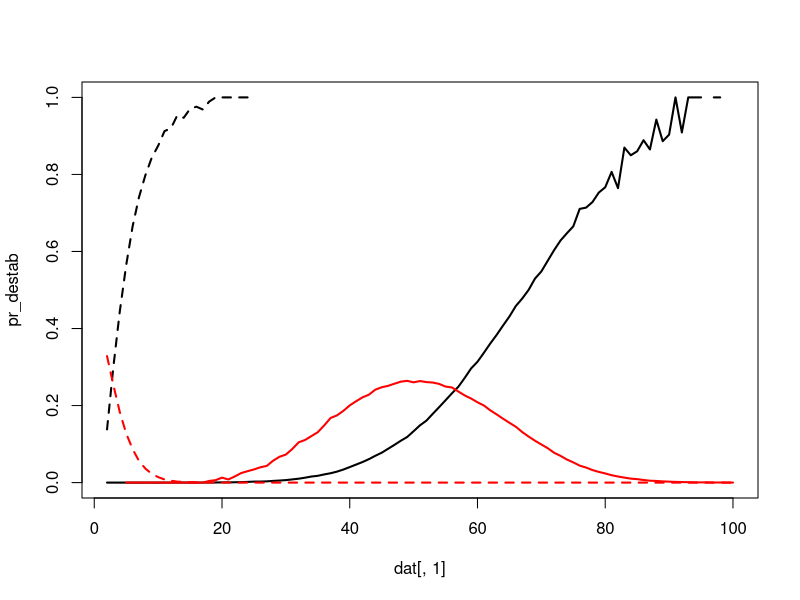
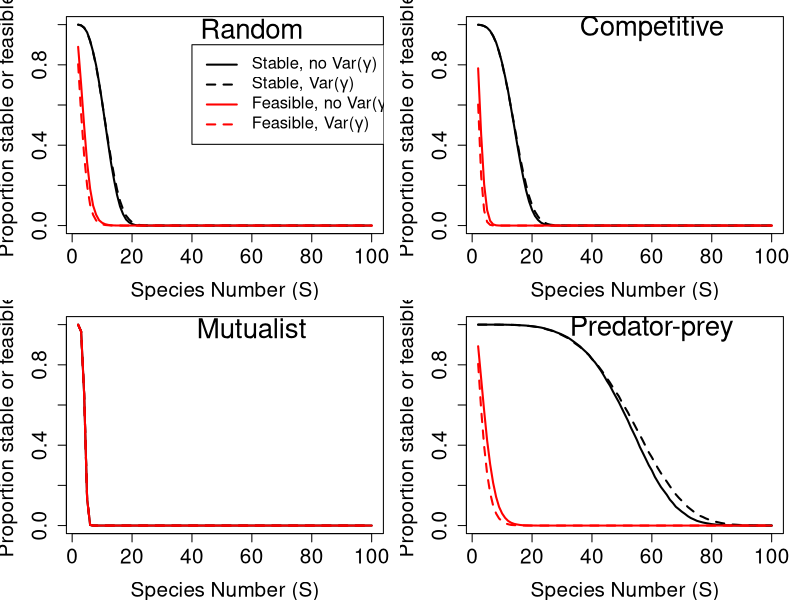
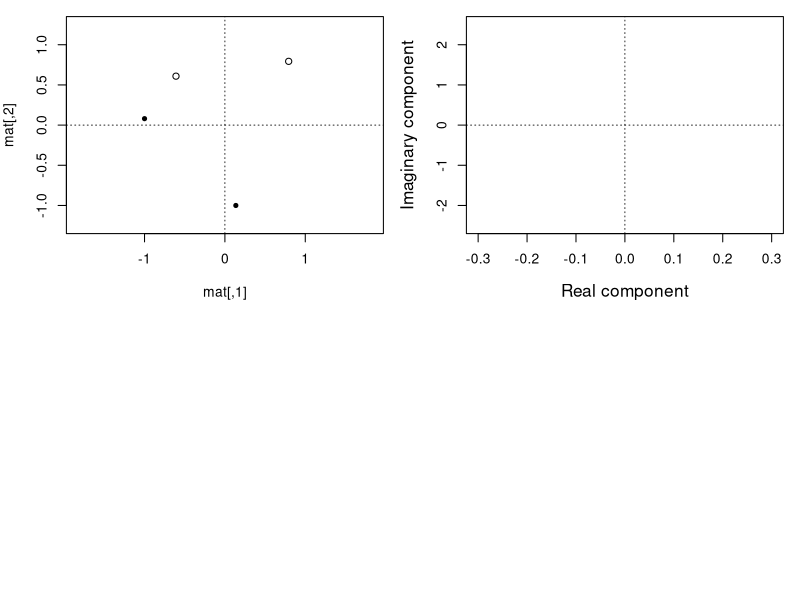

These figures' R source, in order: (Note: this script raises an error after producing the figures.)

plot_eigen_c <- function(eigen_list, xlim = c(-2000, 500), ylim = c(-800, 800)){
    coords1 <- expand.grid(real = xlim[1]:xlim[2], imag = ylim[1]:ylim[2]);
    coords2 <- expand.grid(real = xlim[1]:xlim[2], imag = ylim[1]:ylim[2]);
    heat1   <- rep(0, length = dim(coords1)[1]);
    heat2   <- rep(0, length = dim(coords2)[1]);
    el1     <- eigen_list$eig_1;
    el2     <- eigen_list$eig_2;
    for(i in 1:dim(coords1)[1]){
        rightRe1  <- el1[,1] == coords1[i,1];
        rightIm1  <- el1[,2] == coords1[i,2];
        heat1[i]  <- sum(rightRe1 == TRUE & rightIm1 == TRUE);
        rightRe2  <- el2[,1] == coords2[i,1];
        rightIm2  <- el2[,2] == coords2[i,2];
        heat2[i]  <- sum(rightRe2 == TRUE & rightIm2 == TRUE);
        if(i %% 5000 == 0){
            pct <- round((i / dim(coords1)[1]) * 100, digits = 2);
            print(paste(pct, "percent complete"));
        }
    }
    pl1 <- cbind(coords1, heat1);
    pl2 <- cbind(coords2, heat2);
    return(list(A1 = pl1, A2 = pl2));
}

eigen_cloud <- function(nn, iters, int_type = 0, rmx = 0.4, eps_max = 999){
    e_coord1 <- NULL;
    e_coord2 <- NULL;
    iter     <- iters;
    while(iter > 0){
        A1_dat   <- rnorm(n = nn * nn, mean = 0, sd = 0.4);
        A1       <- matrix(data = A1_dat, nrow = nn, ncol = nn);
        A1       <- species_interactions(mat = A1, type = int_type);
        diag(A1) <- -1;
        epsil    <- runif(n = nn, min = 1, max = eps_max);
        eps_dat  <- rep(x = epsil, times = nn);
        eps_mat  <- matrix(data = epsil, nrow = nn, ncol = nn, 
                          byrow = FALSE);
        avg_mat  <- matrix(data = mean(1:eps_max), nrow = nn, ncol = nn, 
                           byrow = FALSE);
        A2       <- A1 * eps_mat;
        A1       <- A1 * avg_mat;
        Re_A1    <- Re(eigen(A1)$values);
        Im_A1    <- Im(eigen(A1)$values);
        Re_A2    <- Re(eigen(A2)$values);
        Im_A2    <- Im(eigen(A2)$values);
        e_coord1 <- rbind(e_coord1, cbind(Re_A1, Im_A1));
        e_coord2 <- rbind(e_coord2, cbind(Re_A2, Im_A2));
        iter     <- iter - 1;
    }
    e_coord1 <- round(e_coord1);
    e_coord2 <- round(e_coord2);
    return(list(eig_1 = e_coord1, eig_2 = e_coord2));
}    
    
rand_gen_var <- function(max_sp, iters, int_type = 0, rmx = 0.4, eps_max = 999){
    tot_res <- NULL;
    fea_res <- NULL;
    nea_res <- NULL;
    for(i in 2:max_sp){
        nn             <- i;
        A1_stt         <- 0;
        A2_stt         <- 0;
        A1_fet         <- 0;
        A2_fet         <- 0;
        iter           <- iters;
        tot_res[[i-1]] <- matrix(data = 0, nrow = iter, ncol = 2);
        fea_res[[i-1]] <- matrix(data = 0, nrow = iter, ncol = 2);
        nea_res[[i-1]] <- matrix(data = 0, nrow = iter, ncol = 2);
        while(iter > 0){
            r_vec    <- rnorm(n = nn, mean = 0, sd = rmx);
            A1_dat   <- rnorm(n = nn * nn, mean = 0, sd = 0.4);
            A1       <- matrix(data = A1_dat, nrow = nn, ncol = nn);
            A1       <- species_interactions(mat = A1, type = int_type);
            diag(A1) <- -1;
            epsil    <- runif(n = nn, min = 1, max = eps_max);
            eps_dat  <- rep(x = epsil, times = nn);
            eps_mat  <- matrix(data = epsil, nrow = nn, ncol = nn, 
                               byrow = FALSE);
            avg_mat  <- matrix(data = mean(1:eps_max), nrow = nn, ncol = nn, 
                               byrow = FALSE);
            A2       <- A1 * eps_mat;
            A1       <- A1 * avg_mat;
            #r_vec    <- r_vec * epsil / 100;
            A1_stb   <- max(Re(eigen(A1)$values)) < 0;
            A2_stb   <- max(Re(eigen(A2)$values)) < 0;
            A1_fea   <- min(-1*solve(A1) %*% r_vec) > 0;
            A2_fea   <- min(-1*solve(A2) %*% r_vec) > 0;
            A1_nea   <- max(-1*solve(A1) %*% r_vec) < 0;
            A2_nea   <- max(-1*solve(A2) %*% r_vec) < 0;
            if(A1_stb == TRUE){
                tot_res[[i-1]][iter, 1] <- 1;
            }
            if(A2_stb == TRUE){
                tot_res[[i-1]][iter, 2] <- 1;
            }
            if(A1_fea == TRUE){
                fea_res[[i-1]][iter, 1] <- 1;
            }
            if(A2_fea == TRUE){
                fea_res[[i-1]][iter, 2] <- 1;
            }
            if(A1_nea == TRUE){
                nea_res[[i-1]][iter, 1] <- 1;
            }
            if(A2_nea == TRUE){
                nea_res[[i-1]][iter, 2] <- 1;
            }
            iter    <- iter - 1;
        }
        print(i);
    }
    all_res <- summarise_randmat(tot_res = tot_res, fea_res = fea_res, 
                                 nea_res = nea_res);
    return(all_res);
}


species_interactions <- function(mat, type = 0){
    if(type == 1){
        mat[mat > 0] <- -1*mat[mat > 0];
    }
    if(type == 2){
        mat[mat < 0] <- -1*mat[mat < 0];
    }
    if(type == 3){
        for(i in 1:dim(mat)[1]){
            for(j in 1:dim(mat)[2]){
                if(mat[i, j] * mat[j, i] > 0){
                    mat[j, i] <- -1 * mat[j, i];
                }
            }
        }
    }
    return(mat);
}


summarise_randmat <- function(tot_res, fea_res, nea_res){
    sims    <- length(tot_res);
    all_res <- matrix(data = 0, nrow = sims, ncol = 13);
    for(i in 1:sims){
        unstables <- tot_res[[i]][,1] == FALSE & tot_res[[i]][,2] == FALSE;
        stables   <- tot_res[[i]][,1] == TRUE  & tot_res[[i]][,2] == TRUE;
        unstabled <- tot_res[[i]][,1] == TRUE  & tot_res[[i]][,2] == FALSE;
        stabled   <- tot_res[[i]][,1] == FALSE & tot_res[[i]][,2] == TRUE;
        non_feas  <- fea_res[[i]][,1] == FALSE & fea_res[[i]][,2] == FALSE;
        feasibl   <- fea_res[[i]][,1] == TRUE  & fea_res[[i]][,2] == TRUE;
        unfeased  <- fea_res[[i]][,1] == TRUE  & fea_res[[i]][,2] == FALSE;
        feased    <- fea_res[[i]][,1] == FALSE & fea_res[[i]][,2] == TRUE;
        non_neas  <- nea_res[[i]][,1] == FALSE & nea_res[[i]][,2] == FALSE;
        neasibl   <- nea_res[[i]][,1] == TRUE  & nea_res[[i]][,2] == TRUE;
        unneased  <- nea_res[[i]][,1] == TRUE  & nea_res[[i]][,2] == FALSE;
        neased    <- nea_res[[i]][,1] == FALSE & nea_res[[i]][,2] == TRUE;
        all_res[i, 1]  <- i + 1;
        all_res[i, 2]  <- sum(unstables);
        all_res[i, 3]  <- sum(stables);
        all_res[i, 4]  <- sum(unstabled);
        all_res[i, 5]  <- sum(stabled);
        all_res[i, 6]  <- sum(non_feas);
        all_res[i, 7]  <- sum(feasibl);
        all_res[i, 8]  <- sum(unfeased);
        all_res[i, 9]  <- sum(feased);
        all_res[i, 10] <- sum(non_neas);
        all_res[i, 11] <- sum(neasibl);
        all_res[i, 12] <- sum(unneased);
        all_res[i, 13] <- sum(neased);
    }
    return(all_res);
}


# Get:
# (1) proportion stable made unstable
# (2) proportion unstable made stable
# (3) proportion feasible made infeasible
# (4) proportion infeasible made feasible


random      <- read.csv(file = "sim_results/random_community.csv");
competition <- read.csv(file = "sim_results/competitor_community.csv");
mutualism   <- read.csv(file = "sim_results/mutualist_community.csv");
pred_prey   <- read.csv(file = "sim_results/predator_prey_community.csv");



dat <- pred_prey;

pr_destab <- dat[,4] / (dat[,4] + dat[,3]);
pr_stabld <- dat[,5] / (dat[,5] + dat[,2]);
pr_defeas <- dat[,8] / (dat[,8] + dat[,7]);
pr_feased <- dat[,9] / (dat[,9] + dat[,6]);
Sp        <- dat[,1];

plot(dat[,1], pr_destab, type = "l", lwd = 2, ylim = c(0, 1));
points(dat[,1], pr_stabld, type = "l", lwd = 2, col = "red");
points(dat[,1], pr_defeas, type = "l", lwd = 2, col = "black", lty = "dashed");
points(dat[,1], pr_feased, type = "l", lwd = 2, col = "red", lty = "dashed");


pr_destab <- dat[,4] / (dat[,4] + dat[,3]);
pr_stabld <- dat[,5] / (dat[,5] + dat[,2]);
pr_defeas <- dat[,8] / (dat[,8] + dat[,7]);
pr_feased <- dat[,9] / (dat[,9] + dat[,6]);



# ==============================================================================
par(mfrow = c(2, 2), mar = c(4, 4, 1, 1));
# ==============================================================================
dat      <- random;
stab_nov <- dat[,3] + dat[,4];
stab_var <- dat[,3] + dat[,5];
feas_nov <- dat[,7] + dat[,8];
feas_var <- dat[,7] + dat[,9];
plot(x = Sp, y = stab_nov / 100000, type = "l", lwd = 2, ylim = c(0,1),
     cex.lab = 1.5, cex.axis = 1.5, xlab = "Species Number (S)",
     ylab = "Proportion stable or feasible");
points(x = Sp, y = stab_var / 100000, type = "l", lwd = 2, lty = "dashed");
points(x = Sp, y = feas_nov / 100000, type = "l", lwd = 2, col = "red");
points(x = Sp, y = feas_var / 100000, type = "l", lwd = 2, col = "red",
       lty = "dashed");
legend(x = 40, y = 0.9, col = c("black", "black", "red", "red"), cex = 1.2,
       legend = c(expression(paste("Stable, no Var(",gamma,")")),
                             expression(paste("Stable, Var(",gamma,")")),
                             expression(paste("Feasible, no Var(",gamma,")")),
                             expression(paste("Feasible, Var(",gamma,")"))),
       lty = c("solid", "dashed", "solid", "dashed"), lwd = 2);
text(x = 60, y = 0.98, labels = "Random", cex = 2);
# ==============================================================================
dat      <- competition;
stab_nov <- dat[,3] + dat[,4];
stab_var <- dat[,3] + dat[,5];
feas_nov <- dat[,7] + dat[,8];
feas_var <- dat[,7] + dat[,9];
plot(x = Sp, y = stab_nov / 100000, type = "l", lwd = 2, ylim = c(0,1),
     cex.lab = 1.5, cex.axis = 1.5, xlab = "Species Number (S)",
     ylab = "Proportion stable or feasible");
points(x = Sp, y = stab_var / 100000, type = "l", lwd = 2, lty = "dashed");
points(x = Sp, y = feas_nov / 100000, type = "l", lwd = 2, col = "red");
points(x = Sp, y = feas_var / 100000, type = "l", lwd = 2, col = "red",
       lty = "dashed");
text(x = 60, y = 0.98, labels = "Competitive", cex = 2);
# ==============================================================================
dat      <- mutualism;
stab_nov <- dat[,3] + dat[,4];
stab_var <- dat[,3] + dat[,5];
feas_nov <- dat[,7] + dat[,8];
feas_var <- dat[,7] + dat[,9];
plot(x = Sp, y = stab_nov / 100000, type = "l", lwd = 2, ylim = c(0,1),
     cex.lab = 1.5, cex.axis = 1.5, xlab = "Species Number (S)",
     ylab = "Proportion stable or feasible");
points(x = Sp, y = stab_var / 100000, type = "l", lwd = 2, lty = "dashed");
points(x = Sp, y = feas_nov / 100000, type = "l", lwd = 2, col = "red");
points(x = Sp, y = feas_var / 100000, type = "l", lwd = 2, col = "red",
       lty = "dashed");
text(x = 60, y = 0.98, labels = "Mutualist", cex = 2);
# ==============================================================================
dat      <- pred_prey;
stab_nov <- dat[,3] + dat[,4];
stab_var <- dat[,3] + dat[,5];
feas_nov <- dat[,7] + dat[,8];
feas_var <- dat[,7] + dat[,9];
plot(x = Sp, y = stab_nov / 100000, type = "l", lwd = 2, ylim = c(0,1),
     cex.lab = 1.5, cex.axis = 1.5, xlab = "Species Number (S)",
     ylab = "Proportion stable or feasible");
points(x = Sp, y = stab_var / 100000, type = "l", lwd = 2, lty = "dashed");
points(x = Sp, y = feas_nov / 100000, type = "l", lwd = 2, col = "red");
points(x = Sp, y = feas_var / 100000, type = "l", lwd = 2, col = "red",
       lty = "dashed");
text(x = 60, y = 0.98, labels = "Predator-prey", cex = 2);
# ==============================================================================





mat <- matrix(data = rnorm(n = 4, mean = 0, sd = 0.4), nrow = 2);
diag(mat) <- -1;
plot(mat, xlim = c(-0.5, 0.5), ylim = c(-1.25, 1.25), asp = 1, pch = 20)
points(Re(eigen(mat)$vector));
abline(h = 0, lty = "dotted", lwd = 0.8);
abline(v = 0, lty = "dotted", lwd = 0.8);






plot(x = 0, y = 0, type = "n", xlim = c(-0.3, 0.3), ylim = c(-2.5, 2.5),
     xlab = "Real component", ylab = "Imaginary component", cex.lab = 1.25);
abline(h = 0, lty = "dotted", lwd = 0.8);
abline(v = 0, lty = "dotted", lwd = 0.8);

iter     <- 10000;
while(iter > 0){
    mat1       <- matrix(data = rnorm(n = 16, mean = 0, sd = 0.4), nrow = 4);
    diag(mat1) <- -1;
    mat2       <- mat1;
    mat2[1,]   <- mat2[1,] * runif(n = 1, min = 1, max = 1000);
    mat1_e     <- eigen(mat1)$values;
    mat2_e     <- eigen(mat2)$values;
    stab1      <- max(Re(mat1_e)) < 0;
    stab2      <- max(Re(mat2_e)) < 0;
    if(stab1 == TRUE & stab2 == FALSE){
        arrows(x0 = Re(mat1_e), x1 = Re(mat2_e), y0 = Im(mat1_e), y1 = Im(mat2_e),
               length = 0.05, lwd = 2, col = "red");
        #break;
    }
    if(stab1 == FALSE & stab2 == TRUE){
        arrows(x0 = Re(mat1_e), x1 = Re(mat2_e), y0 = Im(mat1_e), y1 = Im(mat2_e),
               length = 0.05, lwd = 2, col = "blue");
        #break;
    }
    iter <- iter - 1;
}



get_rand_eigs <- function(int_type = 0, iter = 1000){
    nn             <- 20;
    eigres         <- matrix(data = 0, ncol = 82, nrow = iter);
    eigres[,1]     <- int_type;
    while(iter > 0){
        r_vec     <- runif(n = nn, min = 1, max = rmx);
        A1_dat    <- rnorm(n = nn * nn, mean = 0, sd = 0.4);
        A1        <- matrix(data = A1_dat, nrow = nn, ncol = nn);
        A1        <- species_interactions(mat = A1, type = int_type);
        diag(A1)  <- -1;
        epsil     <- runif(n = nn, min = 1, max = eps_max);
        eps_dat   <- rep(x = epsil, times = nn);
        eps_mat   <- matrix(data = epsil, nrow = nn, ncol = nn, 
                            byrow = FALSE);
        avg_mat   <- matrix(data = mean(1:eps_max), nrow = nn, ncol = nn, 
                            byrow = FALSE);
        A2        <- A1 * eps_mat;
        A1        <- A1 * avg_mat;
        mat1_e    <- eigen(A1)$values;
        mat2_e    <- eigen(A2)$values;
        real_mat1 <- Re(mat1_e);
        imag_mat1 <- Im(mat1_e);
        real_mat2 <- Re(mat2_e);
        imag_mat2 <- Im(mat2_e);
        stab1     <- max(real_mat1) < 0;
        stab2     <- max(real_mat2) < 0;
        if(stab1 == FALSE & stab2 == FALSE){
            eigres[iter,2] <- 1;
        }
        if(stab1 == TRUE & stab2 == TRUE){
            eigres[iter,2] <- 2;
        }
        if(stab1 == TRUE & stab2 == FALSE){
            eigres[iter,2] <- 3;
        }
        if(stab1 == FALSE & stab2 == TRUE){
            eigres[iter,2] <- 4;
        }
        eigres[iter,3:22]  <- real_mat1;
        eigres[iter,23:42] <- imag_mat1;
        eigres[iter,43:62] <- real_mat2;
        eigres[iter,63:82] <- imag_mat2;
        iter    <- iter - 1;
    }
    return(eigres);
}

plot_eig_set <- function(eigres){
    par(mfrow = c(2,2), mar = c(5, 5, 1, 1));
    x0 <- min(cbind(eigres[,3:22], eigres[,43:62]));
    x1 <- max(cbind(eigres[,3:22], eigres[,43:62]));
    plot(x = 0, y = 0, type = "n", xlim = c(x0, x1), ylim = c(-1500, 1500),
         xlab = "Real component", ylab = "Imaginary component", cex.lab = 1.25);
    abline(h = 0, lty = "dotted", lwd = 0.8);
    abline(v = 0, lty = "dotted", lwd = 0.8);
    if(1 %in% eigres[,2]){
        row <- which(eigres[,2] == 1)[1];
        m1r <- eigres[row,3:22];
        m1i <- eigres[row,23:42];
        m2r <- eigres[row,43:62];
        m2i <- eigres[row,63:82];
        points(x = m1r, y = m1i, pch = 20, cex = 1.5, col = "black");
        points(x = m2r, y = m2i, pch = 20, cex = 1.5, col = "red");
    }
    text(x = x0 + (x1 - x0)*0.2, y = 1500, "Unstable", cex = 1.5);
    plot(x = 0, y = 0, type = "n", xlim = c(x0, x1), ylim = c(-1500, 1500),
         xlab = "Real component", ylab = "Imaginary component", cex.lab = 1.25);
    abline(h = 0, lty = "dotted", lwd = 0.8);
    abline(v = 0, lty = "dotted", lwd = 0.8);
    if(2 %in% eigres[,2]){
        row <- which(eigres[,2] == 2)[1];
        m1r <- eigres[row,3:22];
        m1i <- eigres[row,23:42];
        m2r <- eigres[row,43:62];
        m2i <- eigres[row,63:82];
        points(x = m1r, y = m1i, pch = 20, cex = 1.5, col = "black");
        points(x = m2r, y = m2i, pch = 20, cex = 1.5, col = "red");
    }
    text(x = x0 + (x1 - x0)*0.2, y = 1500, "Stable", cex = 1.5);
    plot(x = 0, y = 0, type = "n", xlim = c(x0, x1), ylim = c(-1500, 1500),
         xlab = "Real component", ylab = "Imaginary component", cex.lab = 1.25);
    abline(h = 0, lty = "dotted", lwd = 0.8);
    abline(v = 0, lty = "dotted", lwd = 0.8);
    if(3 %in% eigres[,2]){
        row <- which(eigres[,2] == 3)[1];
        m1r <- eigres[row,3:22];
        m1i <- eigres[row,23:42];
        m2r <- eigres[row,43:62];
        m2i <- eigres[row,63:82];
        points(x = m1r, y = m1i, pch = 20, cex = 1.5, col = "black");
        points(x = m2r, y = m2i, pch = 20, cex = 1.5, col = "red");
    }
    text(x = x0 + (x1 - x0)*0.2, y = 1500, "Destabilised", cex = 1.5);
    plot(x = 0, y = 0, type = "n", xlim =c(x0, x1), ylim = c(-1500, 1500),
         xlab = "Real component", ylab = "Imaginary component", cex.lab = 1.25);
    abline(h = 0, lty = "dotted", lwd = 0.8);
    abline(v = 0, lty = "dotted", lwd = 0.8);
    if(4 %in% eigres[,2]){
        row <- which(eigres[,2] == 4)[1];
        m1r <- eigres[row,3:22];
        m1i <- eigres[row,23:42];
        m2r <- eigres[row,43:62];
        m2i <- eigres[row,63:82];
        points(x = m1r, y = m1i, pch = 20, cex = 1.5, col = "black");
        points(x = m2r, y = m2i, pch = 20, cex = 1.5, col = "red");
    }
    text(x = x0 + (x1 - x0)*0.2, y = 1500, "Stabilised", cex = 1.5);
}

get_rand_feas <- function(int_type = 0, iter = 1000){
    nn             <- 20;
    eigres         <- matrix(data = 0, ncol = 42, nrow = iter);
    eigres[,1]     <- int_type;
    while(iter > 0){
        r_vec     <- runif(n = nn, min = 1, max = rmx);
        A1_dat    <- rnorm(n = nn * nn, mean = 0, sd = 0.4);
        A1        <- matrix(data = A1_dat, nrow = nn, ncol = nn);
        A1        <- species_interactions(mat = A1, type = int_type);
        diag(A1)  <- -1;
        avg_mat   <- matrix(data = mean(1:eps_max), nrow = nn, ncol = nn, 
                            byrow = FALSE);
        A1        <- A1 * avg_mat;
        mat1_e    <- eigen(A1)$values;
        real_mat1 <- Re(mat1_e);
        imag_mat1 <- Im(mat1_e);
        stab1     <- max(real_mat1) < 0;
        A1_fea    <- min(-1*solve(A1) %*% r_vec) > 0;
        if(stab1 == TRUE & A1_fea == FALSE){
            eigres[iter,2] <- 1;
        }
        if(stab1 == TRUE & A1_fea == TRUE){
            eigres[iter,2] <- 2;
        }
        eigres[iter,3:22]  <- real_mat1;
        eigres[iter,23:42] <- imag_mat1;
        iter    <- iter - 1;
    }
    return(eigres);
}


plot_feas_set <- function(eigres){
    par(mfrow = c(1,2), mar = c(5, 5, 1, 1));
    x0 <- min(eigres[,3:22]);
    x1 <- max(eigres[,3:22]);
    plot(x = 0, y = 0, type = "n", xlim = c(x0, x1), ylim = c(-1500, 1500),
         xlab = "Real component", ylab = "Imaginary component", cex.lab = 1.25);
    abline(h = 0, lty = "dotted", lwd = 0.8);
    abline(v = 0, lty = "dotted", lwd = 0.8);
    if(1 %in% eigres[,2]){
        row <- which(eigres[,2] == 1)[1];
        m1r <- eigres[row,3:22];
        m1i <- eigres[row,23:42];
        points(x = m1r, y = m1i, pch = 20, cex = 1.5, col = "black");
    }
    text(x = x0 + (x1 - x0)*0.2, y = 1500, "Stable", cex = 1.5);
    plot(x = 0, y = 0, type = "n", xlim = c(x0, x1), ylim = c(-1500, 1500),
         xlab = "Real component", ylab = "Imaginary component", cex.lab = 1.25);
    abline(h = 0, lty = "dotted", lwd = 0.8);
    abline(v = 0, lty = "dotted", lwd = 0.8);
    if(2 %in% eigres[,2]){
        row <- which(eigres[,2] == 2)[1];
        m1r <- eigres[row,3:22];
        m1i <- eigres[row,23:42];
        points(x = m1r, y = m1i, pch = 20, cex = 1.5, col = "black");
    }
    text(x = x0 + (x1 - x0)*0.2, y = 1500, "Feasible", cex = 1.5);
}


eres <- get_rand_eigs(int_type = 0, iter = 10000);
plot_eig_set(eres);






get_var_change <- function(int_type = 0, iter = 1000){
    m_changes      <- NULL;
    nn             <- 20;
    eigres         <- matrix(data = 0, ncol = 82, nrow = iter);
    eigtests       <- matrix(data = 0, nrow = iter, ncol = 21);
    eigres[,1]     <- int_type;
    while(iter > 0){
        r_vec     <- runif(n = nn, min = 1, max = rmx);
        A1_dat    <- rnorm(n = nn * nn, mean = 0, sd = 0.4);
        A1        <- matrix(data = A1_dat, nrow = nn, ncol = nn);
        A1        <- species_interactions(mat = A1, type = int_type);
        diag(A1)  <- -1;
        epsil     <- runif(n = nn, min = 1, max = eps_max);
        eps_dat   <- rep(x = epsil, times = nn);
        eps_mat   <- matrix(data = epsil, nrow = nn, ncol = nn, 
                            byrow = FALSE);
        avg_mat   <- matrix(data = mean(1:eps_max), nrow = nn, ncol = nn, 
                            byrow = FALSE);
        A2        <- A1 * eps_mat;
        A1        <- A1 * avg_mat;
        mat1_e    <- eigen(A1)$values;
        mat2_e    <- eigen(A2)$values;
        real_mat1 <- Re(mat1_e);
        imag_mat1 <- Im(mat1_e);
        real_mat2 <- Re(mat2_e);
        imag_mat2 <- Im(mat2_e);
        stab1     <- max(real_mat1) < 0;
        stab2     <- max(real_mat2) < 0;
        mchange   <- solve(t(A1) %*% A1) %*% t(A1) %*% A2;
        m_changes[[iter]] <- mchange;
        if(stab1 == FALSE & stab2 == FALSE){
            eigres[iter,2]    <- 1;
            eigtests[iter,1]  <- 1;
        }
        if(stab1 == TRUE & stab2 == TRUE){
            eigres[iter,2] <- 2;
            eigtests[iter,1]  <- 2;
        }
        if(stab1 == TRUE & stab2 == FALSE){
            eigres[iter,2] <- 3;
            eigtests[iter,1]  <- 3;
        }
        if(stab1 == FALSE & stab2 == TRUE){
            eigres[iter,2] <- 4;
            eigtests[iter,1]  <- 4;
        }
        eigtests[iter,2:21] <- eigen(mchange)$values;
        eigres[iter,3:22]   <- real_mat1;
        eigres[iter,23:42]  <- imag_mat1;
        eigres[iter,43:62]  <- real_mat2;
        eigres[iter,63:82]  <- imag_mat2;
        iter    <- iter - 1;
    }
    return(list(eigres = eigres, mchanges = m_changes, eigtests = eigtests));
}

plot_var_change <- function(dat){
    eigres   <- dat$eigres;
    mchanges <- dat$mchanges;
    par(mfrow = c(2,2), mar = c(2, 2, 1, 1));
    if(1 %in% eigres[,2]){
        use_it <- which(eigres[,2] == 1)[1];
        plot(mchanges[[use_it]], xlab = "", ylab = "");
        abline(h = 0, lty = "dotted", lwd = 0.8);
        abline(v = 0, lty = "dotted", lwd = 0.8);
    }
    if(2 %in% eigres[,2]){
        use_it <- which(eigres[,2] == 2)[1];
        plot(mchanges[[use_it]], xlab = "", ylab = "");
        abline(h = 0, lty = "dotted", lwd = 0.8);
        abline(v = 0, lty = "dotted", lwd = 0.8);
    }
    if(3 %in% eigres[,2]){
        use_it <- which(eigres[,2] == 3)[1];
        plot(mchanges[[use_it]], xlab = "", ylab = "");
        abline(h = 0, lty = "dotted", lwd = 0.8);
        abline(v = 0, lty = "dotted", lwd = 0.8);
    }
    if(4 %in% eigres[,2]){
        use_it <- which(eigres[,2] == 4)[1];
        plot(mchanges[[use_it]], xlab = "", ylab = "");
        abline(h = 0, lty = "dotted", lwd = 0.8);
        abline(v = 0, lty = "dotted", lwd = 0.8);
    }
}












dat      <- random;


Sp       <- dat[,1];
stab_nov <- dat[,3]  + dat[,4];
stab_var <- dat[,3]  + dat[,5];
feas_nov <- dat[,7]  + dat[,8];
feas_var <- dat[,7]  + dat[,9];
#neas_nov <- dat[,11] + dat[,12];
#neas_var <- dat[,11]  + dat[,13];
plot(x = Sp, y = stab_nov / 100000, type = "l", lwd = 2, ylim = c(0,0.2),
     cex.lab = 1.5, cex.axis = 1.5, xlab = "Species Number (S)",
     ylab = "Proportion stable or feasible");
points(x = Sp, y = stab_var / 100000, type = "l", lwd = 2, lty = "dashed");
points(x = Sp, y = feas_nov / 100000, type = "l", lwd = 2, col = "red");
points(x = Sp, y = feas_var / 100000, type = "l", lwd = 2, col = "red",
       lty = "dashed");
#points(x = Sp, y = neas_nov / 100000, type = "l", lwd = 2, col = "blue");
#points(x = Sp, y = neas_var / 100000, type = "l", lwd = 2, col = "blue",
#       lty = "dashed");
legend(x = 40, y = 0.9, col = c("black", "black", "red", "red"), cex = 1.2,
       legend = c(expression(paste("Stable, no Var(",gamma,")")),
                  expression(paste("Stable, Var(",gamma,")")),
                  expression(paste("Feasible, no Var(",gamma,")")),
                  expression(paste("Feasible, Var(",gamma,")"))),
       lty = c("solid", "dashed", "solid", "dashed"), lwd = 2);
text(x = 60, y = 0.98, labels = "Random", cex = 2);













#===============================================================================







#===============================================================================


rand_gen_var <- function(max_sp, iters, int_type = 0, rmx = 0.4, pr_dev = 1){
    tot_res <- NULL;
    fea_res <- NULL;
    nea_res <- NULL;
    for(i in 1:pr_dev){
        nn             <- max_sp;
        A1_stt         <- 0;
        A2_stt         <- 0;
        iter           <- iters;
        tot_res[[i]]   <- matrix(data = 0, nrow = iter, ncol = 2);
        fea_res[[i]]   <- matrix(data = 0, nrow = iter, ncol = 2);
        nea_res[[i]]   <- matrix(data = 0, nrow = iter, ncol = 2);
        while(iter > 0){
            r_vec    <- rnorm(n = nn, mean = 0, sd = rmx);
            A1_dat   <- rnorm(n = nn * nn, mean = 0, sd = 0.4);
            A1       <- matrix(data = A1_dat, nrow = nn, ncol = nn);
            A1       <- species_interactions(mat = A1, type = int_type);
            diag(A1) <- -1;
            epsil    <- rnorm(n = nn, mean = 0, sd = pr_dev+100);
            eps_mat  <- matrix(data = exp(epsil), nrow = nn, ncol = nn, 
                               byrow = FALSE);
            avg_mat  <- matrix(data = mean(exp(epsil)), nrow = nn, ncol = nn, 
                               byrow = FALSE);
            A2       <- A1 * eps_mat;
            A1       <- A1 * avg_mat;
            A1_stb   <- max(Re(eigen(A1)$values)) < 0;
            A2_stb   <- max(Re(eigen(A2)$values)) < 0;
            if(A1_stb == TRUE){
                tot_res[[i]][iter, 1] <- 1;
            }
            if(A2_stb == TRUE){
                tot_res[[i]][iter, 2] <- 1;
            }
            iter    <- iter - 1;
        }
        print(i);
    }
    all_res <- summarise_randmat(tot_res = tot_res, fea_res = fea_res, 
                                 nea_res = nea_res);
    return(all_res);
}


species_interactions <- function(mat, type = 0){
    if(type == 1){
        mat[mat > 0] <- -1*mat[mat > 0];
    }
    if(type == 2){
        mat[mat < 0] <- -1*mat[mat < 0];
    }
    if(type == 3){
        for(i in 1:dim(mat)[1]){
            for(j in 1:dim(mat)[2]){
                if(mat[i, j] * mat[j, i] > 0){
                    mat[j, i] <- -1 * mat[j, i];
                }
            }
        }
    }
    return(mat);
}


summarise_randmat <- function(tot_res, fea_res, nea_res){
    sims    <- length(tot_res);
    all_res <- matrix(data = 0, nrow = sims, ncol = 9);
    for(i in 1:sims){
        unstables <- tot_res[[i]][,1] == FALSE & tot_res[[i]][,2] == FALSE;
        stables   <- tot_res[[i]][,1] == TRUE  & tot_res[[i]][,2] == TRUE;
        unstabled <- tot_res[[i]][,1] == TRUE  & tot_res[[i]][,2] == FALSE;
        stabled   <- tot_res[[i]][,1] == FALSE & tot_res[[i]][,2] == TRUE;
        non_feas  <- fea_res[[i]][,1] == FALSE & fea_res[[i]][,2] == FALSE;
        feasibl   <- fea_res[[i]][,1] == TRUE  & fea_res[[i]][,2] == TRUE;
        unfeased  <- fea_res[[i]][,1] == TRUE  & fea_res[[i]][,2] == FALSE;
        feased    <- fea_res[[i]][,1] == FALSE & fea_res[[i]][,2] == TRUE;
        all_res[i, 1]  <- i;
        all_res[i, 2]  <- sum(unstables);
        all_res[i, 3]  <- sum(stables);
        all_res[i, 4]  <- sum(unstabled);
        all_res[i, 5]  <- sum(stabled);
        all_res[i, 6]  <- sum(non_feas);
        all_res[i, 7]  <- sum(feasibl);
        all_res[i, 8]  <- sum(unfeased);
        all_res[i, 9]  <- sum(feased);
    }
    return(all_res);
}







###############################################################



rand_gen_var <- function(max_sp, iters, int_type = 0, rmx = 0.4){
  tot_res <- NULL;
  fea_res <- NULL;
  nea_res <- NULL;
  for(i in 2:max_sp){
    nn             <- i;
    A1_stt         <- 0;
    A2_stt         <- 0;
    A1_fet         <- 0;
    A2_fet         <- 0;
    iter           <- iters;
    tot_res[[i-1]] <- matrix(data = 0, nrow = iter, ncol = 2);
    fea_res[[i-1]] <- matrix(data = 0, nrow = iter, ncol = 2);
    nea_res[[i-1]] <- matrix(data = 0, nrow = iter, ncol = 2);
    while(iter > 0){
      r_vec    <- rnorm(n = nn, mean = 0, sd = rmx);
      A1_dat   <- rnorm(n = nn * nn, mean = 0, sd = 0.4);
      A1       <- matrix(data = A1_dat, nrow = nn, ncol = nn);
      A1       <- species_interactions(mat = A1, type = int_type);
      diag(A1) <- -1;
      
      SA1      <- sign(A1);
      Sadj     <- apply(X = -SA1, MARGIN = 1, FUN = sum);
      mnadj    <- 1 - min(Sadj);
      Sadj     <- exp(Sadj + mnadj);

      eps_mat  <- matrix(data = Sadj, nrow = nn, ncol = nn, 
                         byrow = FALSE);
      avg_mat  <- matrix(data = mean(Sadj), nrow = nn, ncol = nn, 
                         byrow = FALSE);
      A2       <- A1 * eps_mat;
      A1       <- A1 * avg_mat;
      A1_stb   <- max(Re(eigen(A1)$values)) < 0;
      A2_stb   <- max(Re(eigen(A2)$values)) < 0;
      #A1_fea   <- min(-1*solve(A1) %*% r_vec) > 0;
      #A2_fea   <- min(-1*solve(A2) %*% r_vec) > 0;
      if(A1_stb == TRUE){
        tot_res[[i-1]][iter, 1] <- 1;
      }
      if(A2_stb == TRUE){
        tot_res[[i-1]][iter, 2] <- 1;
      }
      #if(A1_fea == TRUE){
      #  fea_res[[i-1]][iter, 1] <- 1;
      #}
      #if(A2_fea == TRUE){
      #  fea_res[[i-1]][iter, 2] <- 1;
      #}
      iter    <- iter - 1;
    }
    print(i);
  }
  all_res <- summarise_randmat(tot_res = tot_res, fea_res = fea_res, 
                               nea_res = nea_res);
  return(all_res);
}


species_interactions <- function(mat, type = 0){
  if(type == 1){
    mat[mat > 0] <- -1*mat[mat > 0];
  }
  if(type == 2){
    mat[mat < 0] <- -1*mat[mat < 0];
  }
  if(type == 3){
    for(i in 1:dim(mat)[1]){
      for(j in 1:dim(mat)[2]){
        if(mat[i, j] * mat[j, i] > 0){
          mat[j, i] <- -1 * mat[j, i];
        }
      }
    }
  }
  return(mat);
}


summarise_randmat <- function(tot_res, fea_res, nea_res){
  sims    <- length(tot_res);
  all_res <- matrix(data = 0, nrow = sims, ncol = 13);
  for(i in 1:sims){
    unstables <- tot_res[[i]][,1] == FALSE & tot_res[[i]][,2] == FALSE;
    stables   <- tot_res[[i]][,1] == TRUE  & tot_res[[i]][,2] == TRUE;
    unstabled <- tot_res[[i]][,1] == TRUE  & tot_res[[i]][,2] == FALSE;
    stabled   <- tot_res[[i]][,1] == FALSE & tot_res[[i]][,2] == TRUE;
    non_feas  <- fea_res[[i]][,1] == FALSE & fea_res[[i]][,2] == FALSE;
    feasibl   <- fea_res[[i]][,1] == TRUE  & fea_res[[i]][,2] == TRUE;
    unfeased  <- fea_res[[i]][,1] == TRUE  & fea_res[[i]][,2] == FALSE;
    feased    <- fea_res[[i]][,1] == FALSE & fea_res[[i]][,2] == TRUE;
    all_res[i, 1]  <- i + 1;
    all_res[i, 2]  <- sum(unstables);
    all_res[i, 3]  <- sum(stables);
    all_res[i, 4]  <- sum(unstabled);
    all_res[i, 5]  <- sum(stabled);
    all_res[i, 6]  <- sum(non_feas);
    all_res[i, 7]  <- sum(feasibl);
    all_res[i, 8]  <- sum(unfeased);
    all_res[i, 9]  <- sum(feased);
  }
  return(all_res);
}









###############################################################



SA1      <- sign(A1);
Sadj     <- apply(X = -SA1, MARGIN = 1, FUN = sum);
mnadj    <- 1 - min(Sadj);
Sadj     <- exp(Sadj + mnadj);




rand_cov_res <- function(nn, iters, int_type = 0, rmx = 0.4, eps_max = 999){
    iter           <- iters;
    cols           <- 4 + 2*nn;
    res_mat        <- matrix(data = 0, nrow = iters, ncol = cols);
    while(iter > 0){
        A1_dat   <- rnorm(n = nn * nn, mean = 0, sd = 0.4);
        A1       <- matrix(data = A1_dat, nrow = nn, ncol = nn);
        A1       <- species_interactions(mat = A1, type = int_type);
        diag(A1) <- -1;
        epsil    <- runif(n = nn, min = 1, max = eps_max);
        eps_dat  <- rep(x = epsil, times = nn);
        eps_mat  <- matrix(data = epsil, nrow = nn, ncol = nn, 
                           byrow = FALSE);
        A2       <- A1 * eps_mat;
        ceig_res <- cor_eigens(A2, eps_mat);
        A2_real  <- Re(eigen(A2)$values);
        A2_imag  <- Im(eigen(A2)$values);
        res_mat[iter, 1:4]               <- ceig_res;
        res_mat[iter, 5:(nn+4)]          <- A2_real;
        res_mat[iter, (nn+5):(2*nn + 4)] <- A2_imag;
        iter    <- iter - 1;
    }
    return(res_mat);
}

cor_eigens <- function(A2, eps_mat){
    epses    <- eps_mat[,1];
    SA2      <- sign(A2);
    Sadj     <- apply(X = -SA2, MARGIN = 1, FUN = sum);
    var_ep   <- var(epses);
    var_Sadj <- var(Sadj);
    cov_ep   <- cov(Sadj, epses);
    cor_ep   <- cor(Sadj, epses);
    cor_res  <- c(var_ep, var_Sadj, cov_ep, cor_ep);
    return(cor_res);
}

species_interactions <- function(mat, type = 0){
    if(type == 1){
        mat[mat > 0] <- -1*mat[mat > 0];
    }
    if(type == 2){
        mat[mat < 0] <- -1*mat[mat < 0];
    }
    if(type == 3){
        for(i in 1:dim(mat)[1]){
            for(j in 1:dim(mat)[2]){
                if(mat[i, j] * mat[j, i] > 0){
                    mat[j, i] <- -1 * mat[j, i];
                }
            }
        }
    }
    return(mat);
}





min_eig <- apply(rand_vals[,5:20], 1, max);
is_stab <- min_eig < 0;





mnadj    <- 1 - min(Sadj);
Sadj     <- Sadj + mnadj;




Re(eigen(exp(Sadj) * A2)$values);



tmat  <- matrix(data = 0, nrow = 10000, ncol = 25);

for(i in 1:dim(tmat)[1]){
    r_vec <- runif(n = 8, min = 1, max = 999);
    stbb  <- max(Re(eigen(r_vec * A2)$values)) < 0;
    tmat[i, 1] <- stbb;
    tmat[i, 2:9] <- r_vec;
    tmat[i, 10:17] <- Re(eigen(r_vec*A2)$values);
    tmat[i, 18:25] <- Im(eigen(r_vec*A2)$values);
}

x0 <- min(tmat[,10:17]);
x1 <- max(tmat[,10:17]);
y0 <- min(tmat[,18:25]);
y1 <- max(tmat[,18:25]);



plot(x = Re(eigen(A2)$values), y = Im(eigen(A2)$values), xlim = c(x0, x1),
     ylim = c(y0, y1));




plot(x = Re(eigen(500*A2)$values), y = Im(eigen(500*A2)$values), xlim = c(-1000000, 100000),
     ylim = c(-500000, 500000), cex = 0.6);
for(i in 1:1000){#dim(tmat)[1]){
    if(tmat[i,1] == 1){
        points(x = tmat[i, 10:17], y = tmat[i, 18:25], col = "red", cex = 0.6);
    }
    if(tmat[i,1] == 0){
        points(x = tmat[i, 10:17], y = tmat[i, 18:25], col = "blue", cex = 0.6);
    }
}
points(x = Re(eigen(500*A2)$values), y = Im(eigen(500*A2)$values), cex = 2, pch = 20);
abline(v = 0, lwd = 2, col = "orange");


stables <- tmat[tmat[,1] == 1,];
unstabl <- tmat[tmat[,1] == 0,];

hist(unstabl[,2:9],  breaks = 1000)


mn_r <- apply(tmat[,2:9],1,max);
mn_e <- apply(tmat[,10:17],1,max);




plot(x = Re(eigen(500*A2)$values), y = Im(eigen(500*A2)$values), xlim = c(-1000000, 10000),
     ylim = c(-2000000, 2000000), cex = 0.6);

        points(x = tmat[17, 10:17], y = tmat[17, 18:25], col = "red", cex = 0.6);

        points(x = tmat[16, 10:17], y = tmat[16, 18:25], col = "blue", cex = 0.6);

points(x = Re(eigen(500*A2)$values), y = Im(eigen(500*A2)$values),cex = 0.6);
abline(v = 0, lwd = 2, col = "orange");






##############################################################################

A1_dat   <- rnorm(n = nn * nn, mean = 0, sd = 0.4);
A1       <- matrix(data = A1_dat, nrow = nn, ncol = nn);
A1       <- species_interactions(mat = A1, type = int_type);
diag(A1) <- -1;
Re(eigen(A1)$values)



tmat  <- matrix(data = 0, nrow = 1000, ncol = 25);

for(i in 1:dim(tmat)[1]){
    r_vec <- runif(n = 8, min = 0, max = 1);
    stbb  <- max(Re(eigen(r_vec * A1)$values)) < 0;
    tmat[i, 1] <- stbb;
    tmat[i, 2:9] <- r_vec;
    tmat[i, 10:17] <- Re(eigen(r_vec*A1)$values);
    tmat[i, 18:25] <- Im(eigen(r_vec*A1)$values);
}


x0 <- min(tmat[,10:17]);
x1 <- max(tmat[,10:17]);
y0 <- min(tmat[,18:25]);
y1 <- max(tmat[,18:25]);

plot(x = Re(eigen(A1)$values), y = Im(eigen(A1)$values), xlim = c(x0, x1), 
     ylim = c(y0, y1), cex = 0.6);
for(i in 1:1000){#dim(tmat)[1]){
    if(tmat[i,1] == 1){
        points(x = tmat[i, 10:17], y = tmat[i, 18:25], col = "red", cex = 0.6);
    }
    if(tmat[i,1] == 0){
        points(x = tmat[i, 10:17], y = tmat[i, 18:25], col = "blue", cex = 0.6);
    }
}
points(x = Re(eigen(500*A2)$values), y = Im(eigen(500*A2)$values), cex = 2, pch = 20);
abline(v = 0, lwd = 2, col = "orange");

stables <- tmat[tmat[,1] == 1,];
unstabl <- tmat[tmat[,1] == 0,];

mn_stabl <- apply(stables[,2:9],1,min);
mn_unstb <- apply(unstabl[,2:9],1,min);

mx_stabl <- apply(stables[,2:9],1,max);
mx_unstb <- apply(unstabl[,2:9],1,max);

av_stabl <- apply(stables[,2:9],1,mean);
av_unstb <- apply(unstabl[,2:9],1,mean);

vr_stabl <- apply(stables[,2:9],1,var);
vr_unstb <- apply(unstabl[,2:9],1,var);



mx_eig <- apply(tmat[,10:17],1,max);
vr_all <- apply(tmat[,2:9],1,var);

mn_all <- apply(tmat[,2:9],1,min);


plot(mn_all,mx_eig, xlab = "Minimum component response rate", ylab = "Maximum real eigenvalue", cex.lab = 1.5, cex.axis = 1.5, cex = 0.6)
abline(h = 0, lwd = 2, lty = "dotted", col = "red")
model <- lm(mx_eig ~ mn_all + I(mn_all^2) + I(mn_all^3))
xx <- seq(from = 0, to =0.6, length = 1000)
yy <- -0.013983 + -0.195314*xx + 1.357474 * xx^2 + -1.878256 * xx^3
points(xx, yy, type = "l", col = "blue")


av_all <- apply(tmat[,2:9],1,mean);

plot(av_all,mx_eig, xlab = "Mean component response rate", ylab = "Maximum real eigenvalue", cex.lab = 1.5, cex.axis = 1.5, cex = 0.6)
abline(h = 0, lwd = 2, lty = "dotted", col = "red")
model <- lm(mx_eig ~ av_all)
xx <- seq(from = 0, to =0.6, length = 1000)
yy <- -0.013983 + -0.195314*xx + 1.357474 * xx^2 + -1.878256 * xx^3
points(xx, yy, type = "l", col = "blue")






################################################################################
# GENETIC ALGORITHM:
nn       <- 24;
A1_dat   <- rnorm(n = nn * nn, mean = 0, sd = 0.4);
A1       <- matrix(data = A1_dat, nrow = nn, ncol = nn);
A1       <- species_interactions(mat = A1, type = int_type);
diag(A1) <- -1;

rind  <- runif(n = nn*1000, min = 0, max = 1);
inds  <- matrix(data = rind, nrow = 1000, ncol = nn);

ress  <- NULL;
iters <- 2000;
iter  <- iters;
while(iter > 0){
    ivar  <- rep(x = 0, length = dim(inds)[1]);
    ifit  <- rep(x = 0, length = dim(inds)[1]);
    isst  <- rep(x = 0, length = dim(inds)[1]);
    for(i in 1:dim(inds)[1]){
        ifit[i] <- -1*max(Re(eigen(inds[i,]*A1)$values));
        ivar[i] <- var(inds[i,]);
        isst[i] <- max(Re(eigen(inds[i,]*A1)$values)) < 0;
    }
    most_fit <- order(ifit, decreasing = TRUE)[1:20];
    parents  <- inds[most_fit,];
    new_gen  <- matrix(data = t(parents), nrow = 1000, ncol = nn, byrow = TRUE)
    mu_dat   <- rbinom(n = nn*1000, size = 1, prob = 0.2);
    mu_dat2  <- rnorm(n = nn*1000, mean = 0, sd = 0.02);
    mu_dat2[mu_dat2 < 0] <- -mu_dat2[mu_dat2 < 0];
    mu_dat3  <- mu_dat * mu_dat2;
    mu_mat   <- matrix(data = mu_dat3, nrow = 1000, ncol = nn);
    new_gen  <- new_gen + mu_mat;
    new_gen  <- crossover(inds = new_gen, pr = 0.1);
    inds     <- new_gen;
    gen_res  <- c(mean(ifit), mean(ivar), sum(isst)/1000);
    ress     <- rbind(ress, gen_res);
    print(c(iters - iter, gen_res));
    iter <- iter - 1;
}

crossover <- function(inds, pr = 0.1){
    crossed <- floor(dim(inds)[1] * pr);
    cross1  <- sample(x = 1:dim(inds)[1], size = crossed);
    cross2  <- sample(x = 1:dim(inds)[1], size = crossed);
    for(i in 1:length(cross1)){
        fromv   <- sample(x = 1:dim(inds)[2], size = 1);
        tov     <- sample(x = 1:dim(inds)[2], size = 1);
        temp                   <- inds[cross1[i],fromv:tov];
        inds[cross1[i],fromv:tov] <- inds[cross2[i],fromv:tov];
        inds[cross2[i],fromv:tov] <- temp;
    }
    return(inds);
}


plot(x = 1:iters, y = ress[,2], type = "l", lwd = 2);
################################################################################


for(i in 1:dim(tmat)[1]){
    r_vec <- runif(n = 8, min = 0, max = 1);
    stbb  <- max(Re(eigen(r_vec * A1)$values)) < 0;
    tmat[i, 1] <- stbb;
    tmat[i, 2:9] <- r_vec;
    tmat[i, 10:17] <- Re(eigen(r_vec*A1)$values);
    tmat[i, 18:25] <- Im(eigen(r_vec*A1)$values);
}




###############################################################################







plot(x = Re(eigen(500*A2)$values), y = Im(eigen(500*A2)$values), xlim = c(-1000, 1000),
     ylim = c(-5000, 5000), cex = 0.6);
for(i in 1:1000){#dim(tmat)[1]){
    if(tmat[i,1] == 1){
        points(x = tmat[i, 10:17], y = tmat[i, 18:25], col = "red", cex = 0.6);
    }
    if(tmat[i,1] == 0){
        points(x = tmat[i, 10:17], y = tmat[i, 18:25], col = "blue", cex = 0.6);
    }
}
points(x = Re(eigen(500*A2)$values), y = Im(eigen(500*A2)$values), cex = 0.6);
abline(v = 0, lwd = 2, col = "orange");
